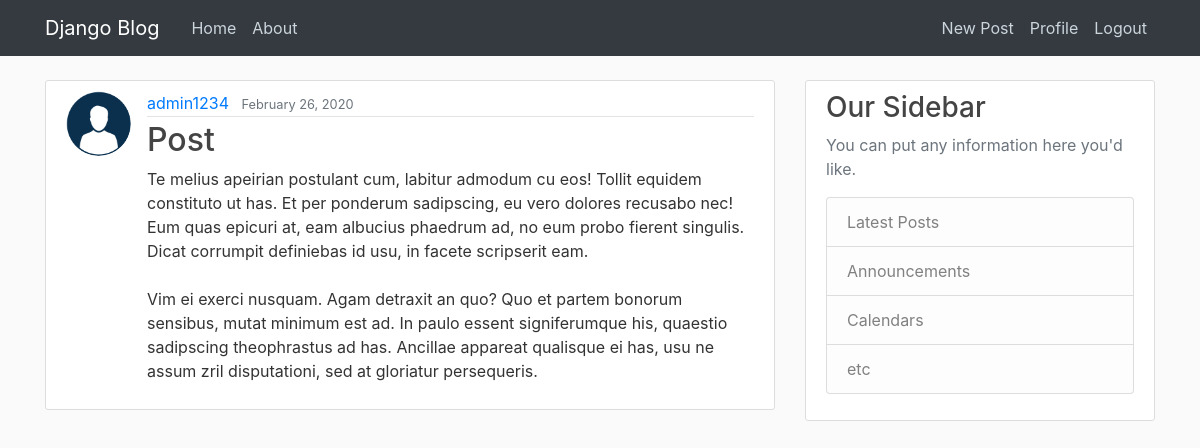
Page /post/35 (signed in) on the committed database.
### blog/models.py (models this page shows, shortened)
class Post(models.Model):
    author = models.ForeignKey(User, on_delete=models.CASCADE, related_name="posts_author")
    title = models.CharField(max_length=100)
    content = models.TextField()
    date_posted = models.DateTimeField(default=timezone.now)

### users/models.py (models this page shows, shortened)
class Profile(models.Model):
    user = models.OneToOneField(User, on_delete=models.CASCADE)
    image = models.ImageField(default='default.png', upload_to='profile_photos')

### blog/views.py (the view)
# urls.py: path('post/<int:pk>', v.PostDetailView.as_view(), name='post-detail'),
class PostDetailView(DetailView):
    model = Post
    template_name = 'blog/post_detail.html'

### blog/templates/blog/post_detail.html (shortened to what this page needs)
{% extends 'blog/base.html' %} {% block content %}
  <article class="media content-section">
    <img class="rounded-circle article-img" src="{{ object.author.profile.image.url }}">
    <div class="media-body">
      <div class="article-metadata">
        <a class="mr-2" href="{% url 'blog:user-posts' object.author.username %}">{{ object.author }}</a>
        <small class="text-muted">{{ object.date_posted | date:"F d, Y" }}</small>
      </div>
      <h2 class="article-title">{{ object.title }}</h2>
      <p class="article-content">{{ object.content }}</p>
    </div>
  </article>
{% endblock content %}

### static/blog/main.css (style rules this page uses)
body { background: #fafafa; color: #333333; margin-top: 5rem; }
h1, h2, h3, h4, h5, h6 { color: #444444; }
.content-section { background: #ffffff; padding: 10px 20px; border: 1px solid #dddddd; border-radius: 3px; margin-bottom: 20px; }
.article-title { color: #444444; }
.article-content { white-space: pre-line; }
.article-img { height: 65px; width: 65px; margin-right: 16px; }
.article-metadata { padding-bottom: 1px; margin-bottom: 4px; border-bottom: 1px solid #e3e3e3 }

### rows in the picture
Post: author.profile.image (placeholder picture), author "admin1234", date_posted "February 26, 2020", title "Post", content "Te melius apeirian postulant cum, labitur admodum cu eos! Tollit equidem constituto ut has. Et per ponderum sadipscing, eu vero dolores recusabo nec! Eum quas epicuri at, eam albucius phaedrum ad, no eum probo fierent singulis. Dicat corrumpit definiebas id usu, in facete scripserit eam. Vim ei exerci nusquam. Agam detraxit an quo? Quo et partem bonorum sensibus, mutat minimum est ad. In paulo essent signiferumque his, quaestio sadipscing theophrastus ad has. Ancillae appareat qualisque ei has, usu ne assum zril disputationi, sed at gloriatur persequeris."
